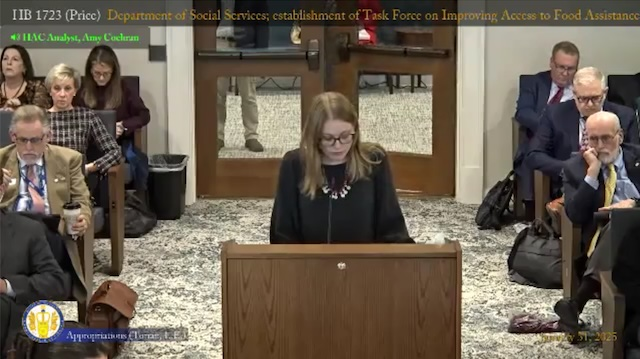
#> input picture tests/fixtures/house-committee.jpg, 640 x 359 px; its folder holds only this picture in this run
$ python -i rs_video.py   (imports and definitions only)
#> lines starting #> are read from the running program, lines starting #| are printed output that depends on the picture; after the words box and inside, x2 and y2 are one past the last pixel; in counts of white or black regions, pixels touching at a corner belong together
import os
import glob
import random
import cv2
import pytesseract
from PIL import Image
from collections import Counter
import numpy as np

# [118 lines left out: functions extract_frames, ocr, sample_chyrons, not called in this run]

def find_chyrons(image_path, output_path):
    # Load the image
#> called with image_path = '../tests/fixtures/house-committee.jpg', output_path = 'out.png'
    image = cv2.imread(image_path)
#> image is the input picture: shape (359, 640, 3); mean B, G, R 81.8, 95.8, 106.4

    # Convert the image to HSV color space
    hsv = cv2.cvtColor(image, cv2.COLOR_BGR2HSV)
#> hsv: shape (359, 640, 3); mean H, S, V 32.4, 73.5, 107.8

    # Define the range of blue color in HSV
    lower_blue = np.array([100, 150, 50])
    upper_blue = np.array([140, 255, 255])

    # Threshold the HSV image to get only blue colors
    mask = cv2.inRange(hsv, lower_blue, upper_blue)
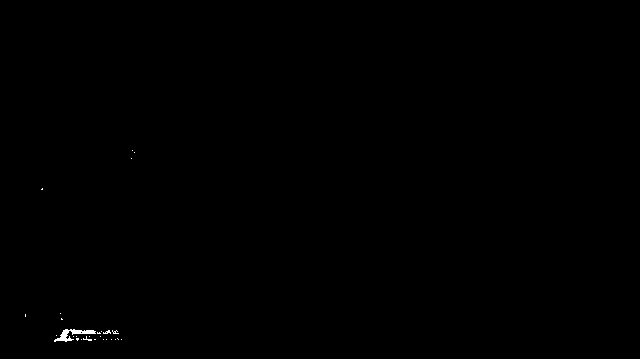
#> mask: shape (359, 640); 0.13% white; 27 white regions (26 under 20 px)

    # Find contours in the mask
    contours, _ = cv2.findContours(mask, cv2.RETR_EXTERNAL, cv2.CHAIN_APPROX_SIMPLE)
#> contours = 27 contours, 26 with area under 20; largest, box (x1, y1, x2, y2) and area: (54, 329, 96, 342) 152

    # Filter contours to find large blue rectangles
    chyrons = []
    for contour in contours:
        x, y, w, h = cv2.boundingRect(contour)
        # Filtering criteria for large rectangles
        if w >= 200 and h >= 18:
            chyrons.append((x, y, w, h))
#> this loop made 27 passes
#> (x, y, w, h) on passes 1, 2, 3, 4, 5, 7, 9, 10, 11, 12, 13, 14: (121, 339, 1, 1), (115, 339, 1, 1), (111, 339, 1, 1), (106, 339, 1, 1), (103, 339, 1, 1), (81, 339, 1, 1), (76, 338, 3, 3), (100, 336, 1, 1), (89, 336, 1, 1), (83, 336, 9, 5), (76, 336, 1, 1), (73, 336, 1, 1)
#> (contour, x, y, w, h) on passes 6, 8, 21, 22, 24: ([[94, 339], [95, 339]], 94, 339, 2, 1), ([[117, 338], [118, 339]], 117, 338, 2, 2), ([[61, 318], [61, 319], [62, 319]], 61, 318, 2, 2), ([[25, 314], [25, 316]], 25, 314, 1, 3), ([[42, 188], [41, 189], [42, 189]], 41, 188, 2, 2)
#> after the loop, chyrons = []
            # Draw a green rectangle around the detected object
            #cv2.rectangle(image, (x, y), (x + w, y + h), (0, 255, 0), 2)

    # Save the result
    #cv2.imwrite(output_path, image)

    return chyrons

# [20 lines left out: function get_average_color, not called in this run]

>>> result = find_chyrons('../tests/fixtures/house-committee.jpg', 'out.png')
#> result = []

$ run again, on tests/fixtures/house-floor.jpg
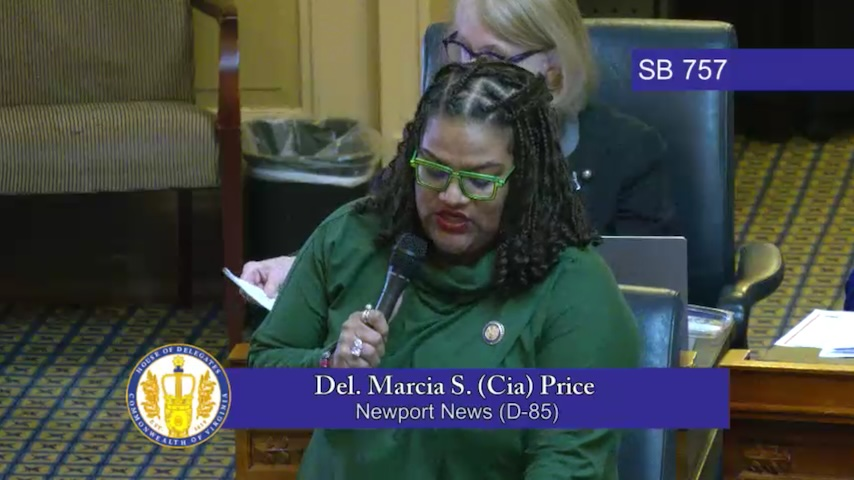
#> input picture tests/fixtures/house-floor.jpg, 854 x 480 px
#> in find_chyrons, image is the input picture: shape (480, 854, 3); mean B, G, R 68.5, 71.6, 66.5
#> hsv: shape (480, 854, 3); mean H, S, V 62.1, 101.2, 85.9
#> in find_chyrons, `mask = cv2.inRange(hsv, lower_blue, upper_blue)`:
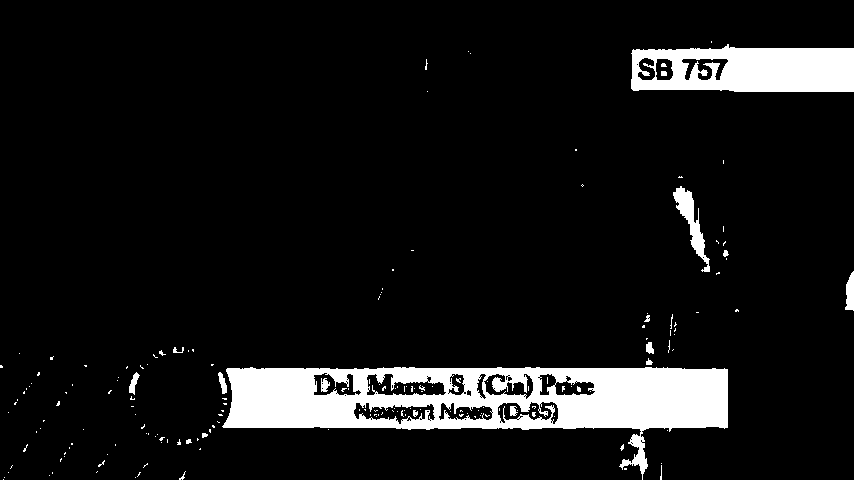
#> mask: shape (480, 854); 8.8% white; 180 white regions (162 under 20 px)
#> contours = 122 contours, 114 with area under 20; largest, box (x1, y1, x2, y2) and area: (222, 367, 728, 480) 29865, (631, 44, 854, 92) 9240, (673, 186, 710, 272) 830, (845, 271, 854, 311) 220, (129, 372, 140, 395) 94, (218, 372, 227, 394) 86, (646, 342, 654, 354) 56, (723, 250, 729, 257) 20
#> the loop in find_chyrons, `for contour in contours:` made 122 passes
#> (x, y, w, h) on passes 1, 2, 3, 4, 5, 7, 8, 11: (3, 479, 1, 1), (135, 477, 1, 1), (4, 477, 1, 1), (49, 475, 1, 1), (137, 472, 4, 5), (8, 472, 1, 1), (179, 471, 7, 9), (660, 465, 2, 15)
#> after the loop in find_chyrons, `for contour in contours:`: chyrons = [(222, 367, 506, 113), (631, 44, 223, 48)]
